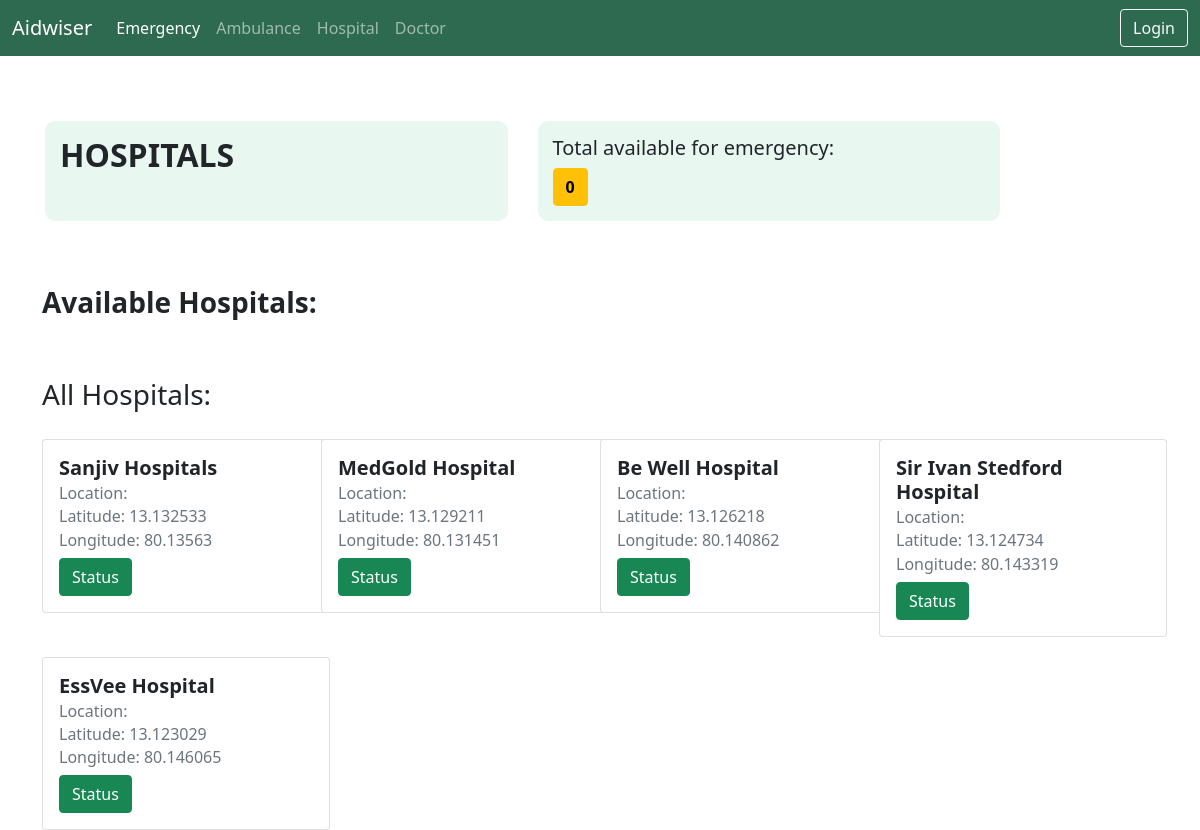
/hospital/, run on the app's committed database.
### aid/models.py (models this page shows, shortened)
class Hospital(models.Model):
    STATUS = (
        ('Available', 'Available'),
        ('Not Available', 'Not Available'),
    )
    name = models.CharField(max_length=100, null=True)
    emergency = models.BooleanField(default=False, null=True, blank=False)
    latitude = models.FloatField(default=0, null=True, blank=True)
    longitude = models.FloatField(default=0, null=True, blank=True)
    doc = models.BooleanField(default=False, null=True, blank=False)
    status = models.CharField(max_length=200, null=True, choices=STATUS)

### aid/views.py (the view)
# urls.py: path('hospital/', views.hospital, name="hospital"),
def hospital(request):
    hospitals = Hospital.objects.all()
    available = hospitals.filter(status='Available')
    available_count = available.count()
    context = {'hospitals': hospitals, 'available': available,
               'available_count': available_count}
    return render(request, 'aid/hospital.html', context)

### aid/templates/aid/hospital.html (shortened to what this page needs)
{% extends 'aid/main.html' %}
{% load static %}
{% block content %}
<div style="margin-top:50px; padding:15px;" class="row">
    <div style=" margin-right:30px;background-color: #e8f8f1;
    border-radius: 10px;
    padding: 15px;" class="col-lg-5">
        <h2><strong>HOSPITALS</strong></h2>
    </div>
    <div style="background-color: #e8f8f1;
    border-radius: 10px;
    padding: 15px;" class="col-lg-5">
        <h5>Total available for emergency:</h5>
        <button type="button" class="btn btn-warning"><strong>{{available_count}}</strong></button>
    </div>
</div>
<div style="margin-top:50px">
  <div class="row">
      <h3><strong>Available Hospitals:</strong></h3>
  </div>
</div>
<div style="margin-top:50px">
    <div class="row">
        <h3>All Hospitals:</h3>
        <div class="row">
          {% for hospital in hospitals %}
            <div style="margin-top:20px;" class="col-lg-3">
                <div class="card" style="width: 18rem;">
                    <div class="card-body">
                      <h5 class="card-title"><strong>{{hospital.name}}</strong></h5>
                      <h6 class="card-subtitle mb-2 text-muted">Location:</h6>
                      <h6 class="card-subtitle mb-2 text-muted">Latitude: {{hospital.latitude}}</h6>
                      <h6 class="card-subtitle mb-2 text-muted">Longitude: {{hospital.longitude}}</h6>
                      <a href="{% url 'spec_hospital' hospital.id %}" class="btn btn-success">Status</a>
                    </div>
                  </div>
            </div>
            {% endfor %}
        </div>
    </div>
</div>
{% endblock content %}

### aid/templates/aid/main.html (shortened to what this page needs)
<!DOCTYPE html>
{% load static %}
<html lang="en">
<head>
    <link href="https://cdn.jsdelivr.net/npm/bootstrap@5.1.3/dist/css/bootstrap.min.css" rel="stylesheet">
    <link rel ="stylesheet" type='text/css' href="{% static 'css/main.css' %}">
    <link rel="stylesheet" href="https://cdnjs.cloudflare.com/ajax/libs/font-awesome/5.15.4/css/all.min.css" />
</head>
<body>
  <nav class="navbar navbar-expand-lg navbar-dark bg-dark">
    <div class="container-fluid">
      <a class="navbar-brand" href="{% url 'user' %}">Aidwiser</a>
      <div class="collapse navbar-collapse" id="navbarSupportedContent">
        <ul class="navbar-nav me-auto mb-2 mb-lg-0">
          <li class="nav-item">
            <a class="nav-link active" aria-current="page" href="{% url 'user' %}">Emergency</a>
          </li>
          <li class="nav-item">
            <a class="nav-link" href="{% url 'ambulance' %}">Ambulance</a>
          </li>
          <li class="nav-item">
            <a class="nav-link" href="{% url 'hospital' %}">Hospital</a>
          </li>
          <li class="nav-item">
            <a class="nav-link" href="{% url 'doctor' %}">Doctor</a>
          </li>
        </ul>
        <form class="d-flex">
          <button class="btn btn-outline-light" type="button" href="{% url 'login' %}">Login</button>
        </form>
      </div>
    </div>
  </nav>
    <div class='container'>
        {% block content %}
        {% endblock content %}
    </div>
</body>
</html>

### static/css/main.css (style rules this page uses)
.bg-dark { background-color: #2d6a4f !important; color: white !important; }

### data on the page
Hospital: name "Sanjiv Hospitals", latitude "13.132533", longitude "80.13563"
Hospital: name "MedGold Hospital", latitude "13.129211", longitude "80.131451"
Hospital: name "Be Well Hospital", latitude "13.126218", longitude "80.140862"
Hospital: name "Sir Ivan Stedford Hospital", latitude "13.124734", longitude "80.143319"
Hospital: name "EssVee Hospital", latitude "13.123029", longitude "80.146065"

### other printed values
{{ available_count }} "0"
